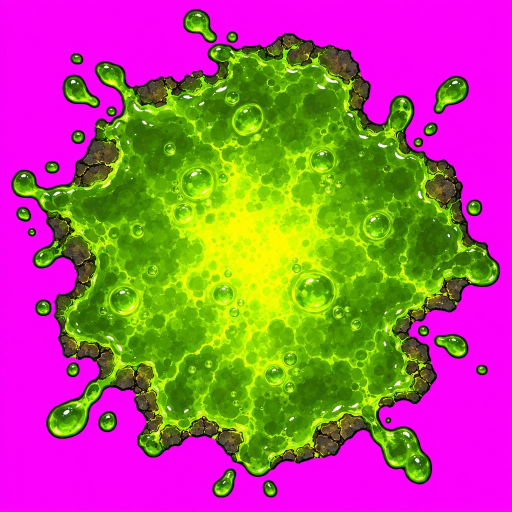
#> input picture build_tools/dungeons/granary_src/toxic_pool.jpg, 1024 x 1024 px (shown at 1/2 size)
$ python build_granary_star5.py
#> lines starting #> are read from the running program, lines starting #| are printed output that depends on the picture; after the words box and inside, x2 and y2 are one past the last pixel; in counts of white or black regions, pixels touching at a corner belong together
### build_tools/dungeons/gkit.py
"""Shared helpers for the dungeon art kit builders (Old Granary Cellar first).

Everything here works on float32 numpy images.

* Chroma key: the paintings are made on flat pure green (about RGB 5,250,4).
  Alpha is estimated from the green excess, colour is un-mixed from the green
  (so no green fringe survives), the image is area-downsampled in
  premultiplied space, then alpha is cut to binary 0/255 and RGB is zeroed
  under alpha 0.
* Iso projection: a top-down square texture is mapped onto the 64x32 board
  diamond (top tip = texture corner (0,0), +x runs to the right tip).
"""
from __future__ import annotations

import json
import os

import cv2
import numpy as np
from PIL import Image

GREEN = np.array([5.0, 250.0, 4.0], np.float32)
HERE = os.path.dirname(os.path.abspath(__file__))
REPO = os.path.abspath(os.path.join(HERE, "..", ".."))
# Dungeon id -> its folder of chosen source paintings (next to this file).
DUNGEONS = {"old_granary_cellar": "granary_src", "frostspire_archive": "frostspire_src", "saltmaw_grotto": "saltmaw_src", "drowned_abbey": "abbey_src", "heart_of_the_blight": "blight_src"}
# GKIT_OUT_ROOT redirects every builder's output (used by check_granary_repro.py).
OUT_ROOT = os.environ.get("GKIT_OUT_ROOT") or os.path.join(REPO, "art", "pc", "dungeons")
DUNGEON = "old_granary_cellar"
SRC = os.path.join(HERE, "granary_src")
OUT = os.path.join(OUT_ROOT, DUNGEON)


def use(dungeon: str) -> None:
    """Point SRC/OUT (and so load_rgb, rel and every builder) at one dungeon."""
    global DUNGEON, SRC, OUT
    DUNGEON = dungeon
    SRC = os.path.join(HERE, DUNGEONS[dungeon])
    OUT = os.path.join(OUT_ROOT, dungeon)


# Open-world monster kits (package Z1): sources and output per level zone.
WORLD_ZONES = {"stoneford": "stoneford_src"}
WORLD_OUT_ROOT = os.environ.get("GKIT_WORLD_OUT_ROOT") or os.path.join(REPO, "art", "pc", "world")


# [6 lines left out: function use_world, not called in this run]


def load_rgb(name: str) -> np.ndarray:
    path = name if os.path.isabs(name) else os.path.join(SRC, name)
    return np.asarray(Image.open(path).convert("RGB"), np.float32)


# [25 lines left out: function key_green, not called in this run]


MAGENTA = np.array([249.0, 3.0, 250.0], np.float32)


def key_magenta(rgb: np.ndarray, lo: float = 18.0, hi: float = 200.0) -> np.ndarray:
    """Like key_green, for paintings on flat magenta (used where the piece itself is green)."""
    r, g, b = rgb[..., 0], rgb[..., 1], rgb[..., 2]
    ex = np.minimum(r, b) - g
    a = 1.0 - np.clip((ex - lo) / (hi - lo), 0.0, 1.0)
    a = a.astype(np.float32)
    safe = np.maximum(a, 1e-3)[..., None]
    fg = np.clip((rgb - (1.0 - a[..., None]) * MAGENTA) / safe, 0, 255)
    near = cv2.dilate((a < 0.5).astype(np.uint8), np.ones((5, 5), np.uint8)) > 0
    near |= a < 0.999
    spill = np.maximum(np.minimum(fg[..., 0], fg[..., 2]) - fg[..., 1] - 10.0, 0.0)
    fg[..., 0] = np.where(near, fg[..., 0] - spill, fg[..., 0])
    fg[..., 2] = np.where(near, fg[..., 2] - spill, fg[..., 2])
    out = np.zeros(rgb.shape[:2] + (4,), np.float32)
    out[..., :3] = fg / 255.0 * a[..., None]
    out[..., 3] = a
    return out


# [12 lines left out: function despill_magenta, not called in this run]


def key_auto(rgb: np.ndarray) -> np.ndarray:
    c = rgb[:8, :8].reshape(-1, 3).mean(0)
    return key_magenta(rgb) if c[0] > 150 and c[2] > 150 and c[1] < 80 else key_green(rgb)


def clean_alpha(prem: np.ndarray, min_island: int = 400, fill_holes: int = 60) -> np.ndarray:
    """Drop small floating islands and fill pin holes (source resolution)."""
    a = (prem[..., 3] > 0.5).astype(np.uint8)
    n, lab, stats, _ = cv2.connectedComponentsWithStats(a, 8)
    keep = np.zeros(n, bool)
    for i in range(1, n):
        keep[i] = stats[i, cv2.CC_STAT_AREA] >= min_island
    mask = keep[lab]
    out = prem.copy()
    out[~mask] = 0
    if fill_holes:
        inv = (~mask).astype(np.uint8)
        n2, lab2, st2, _ = cv2.connectedComponentsWithStats(inv, 4)
        for i in range(1, n2):
            if st2[i, cv2.CC_STAT_AREA] < fill_holes:
                hole = lab2 == i
                blur = cv2.blur(out, (7, 7))
                wa = np.maximum(blur[..., 3:4], 1e-3)
                out[hole] = np.concatenate([blur[..., :3][hole] / wa[hole], np.ones((hole.sum(), 1), np.float32)], 1)
    return out


# [12 lines left out: functions crop_bbox, resize_prem, not called in this run]


def binarize(prem: np.ndarray, thr: float = 0.5) -> np.ndarray:
    """Premultiplied float -> straight uint8 RGBA with alpha 0/255, RGB 0 under 0."""
    a = prem[..., 3]
    on = a >= thr
    rgb = prem[..., :3] / np.maximum(a, 1e-4)[..., None]
    rgb = np.clip(rgb * 255.0 + 0.5, 0, 255).astype(np.uint8)
    out = np.zeros(prem.shape[:2] + (4,), np.uint8)
    out[..., :3] = np.where(on[..., None], rgb, 0)
    out[..., 3] = np.where(on, 255, 0)
    return out


def save_png(path: str, rgba: np.ndarray) -> None:
    os.makedirs(os.path.dirname(path), exist_ok=True)
    Image.fromarray(rgba).save(path, optimize=True)


def grade(prem: np.ndarray, mul=(1.0, 1.0, 1.0), sat: float = 1.0, gamma: float = 1.0) -> np.ndarray:
    """Colour grade a premultiplied image in straight space."""
    a = prem[..., 3:4]
    rgb = prem[..., :3] / np.maximum(a, 1e-4)
    lum = (rgb * np.array([0.299, 0.587, 0.114], np.float32)).sum(-1, keepdims=True)
    rgb = lum + (rgb - lum) * sat
    rgb = np.clip(rgb, 0, 1) ** gamma
    rgb = rgb * np.array(mul, np.float32)
    return np.concatenate([np.clip(rgb, 0, 1) * a, a], -1)


# ---------------------------------------------------------------- iso tiles

# [33 lines left out: functions diamond_mask, project_square, not called in this run]


def rel(path: str) -> str:
    return os.path.relpath(path, OUT).replace(os.sep, "/")


# [5 lines left out: function write_json, not called in this run]

### build_tools/dungeons/fx_kit.py
"""Shared builders for small effect pieces: one-cell floor hazard decals (the Granary's
toxic pool, the Frostspire frost patch) and projectile / impact sprites cut from a 2x2
sheet. Defaults are the Granary's; its output must stay byte-identical.
"""
import os

import cv2
import numpy as np

import gkit
from board_kit import addglow


def path(rel, two=False):
    d, f = os.path.split(rel)
    return os.path.join(gkit.OUT, d, "_2x", f) if two else os.path.join(gkit.OUT, rel)


def cell_decal(src, rel, grade=None, inset=0.93, lo=0.45, span=0.35, glow_col=(0.5, 1.0, 0.15), gain=(5, 3.2, 1.5, 0.8),
               min_island=40, bright_fn=None):
    """A top-down painting on a key colour -> a 64x32 (128x64 _2x) cell decal plus a 96x56 additive glow.
    Returns (file, glow_file)."""
    rgb = gkit.load_rgb(src)
    prem = gkit.clean_alpha(gkit.key_auto(rgb), min_island=min_island)
    if grade:
        prem = gkit.grade(prem, **grade)
    prem = cv2.resize(prem, (768, 768), interpolation=cv2.INTER_AREA)
    if bright_fn is None:
        lum = rgb.mean(-1) / 255.0
        bright = np.clip((lum - lo) / span, 0, 1).astype(np.float32)
    else:
        bright = bright_fn(rgb / 255.0).astype(np.float32)
    bright = cv2.resize(bright, (768, 768), interpolation=cv2.INTER_AREA) * prem[..., 3]
    grel = rel.replace(".png", "_glow.png")
    for k, two in ((1, False), (2, True)):
        W, H = 64 * k, 32 * k
        ss = 4
        ys, xs = np.mgrid[0:H * ss, 0:W * ss].astype(np.float32) + 0.5
        px = (xs - W * ss / 2) / (W * ss / 2)
        py = ys / (H * ss / 2)
        # Slight inset so the splashes stay inside the cell diamond.
        s = ((px + py) / 2.0 - 0.5) * inset + 0.5
        t = ((py - px) / 2.0 - 0.5) * inset + 0.5
        mx = (np.clip(s, 0, 1) * 767).astype(np.float32)
        my = (np.clip(t, 0, 1) * 767).astype(np.float32)
        big = cv2.remap(prem, mx, my, cv2.INTER_LINEAR, borderMode=cv2.BORDER_CONSTANT, borderValue=0)
        big[(s < 0) | (s > 1) | (t < 0) | (t > 1)] = 0
        im = gkit.binarize(cv2.resize(big, (W, H), interpolation=cv2.INTER_AREA))
        gkit.save_png(path(rel, two), im)
        gb = cv2.remap(bright, mx, my, cv2.INTER_LINEAR, borderMode=cv2.BORDER_CONSTANT, borderValue=0)
        gs = cv2.resize(gb, (W, H), interpolation=cv2.INTER_AREA)
        can = np.zeros((56 * k, 96 * k), np.float32)
        oy = 12 * k
        can[oy:oy + H, 16 * k:16 * k + W] = gs
        g = np.clip(cv2.GaussianBlur(can, (0, 0), gain[0] * k) * gain[1] + cv2.GaussianBlur(can, (0, 0), gain[2] * k) * gain[3], 0, 1)
        gkit.save_png(path(grel, two), addglow(g, glow_col))
    return rel, grel


def projectile_sheet(src, specs, source_rel):
    """Cut sprites from a 2x2 sheet. specs: list of dicts with
    id, quad (qx, qy), size (1x width), kind ('projectile' | 'impact_effect'), star (None | 5),
    note, keep_main (bool), dust_fix (bool: pull leftover key tint to grey-brown), glow_col (or None).
    Returns the manifest entries."""
    rgb = gkit.load_rgb(src)
    prem = gkit.key_auto(rgb)
    H, W = rgb.shape[:2]
    out_entries = []
    for sp in specs:
        pid = sp["id"]
        qx, qy = sp["quad"]
        if sp.get("box"):  # optional explicit source box (x0, y0, x1, y1) px, for items that cross the sheet's half-lines
            bx0, by0, bx1, by1 = sp["box"]
            q = prem[by0:by1, bx0:bx1].copy()
        else:
            q = prem[qy * H // 2:(qy + 1) * H // 2, qx * W // 2:(qx + 1) * W // 2].copy()
        a = (q[..., 3] > 0.5).astype(np.uint8)
        n, lab, st, _ = cv2.connectedComponentsWithStats(a, 8)
        if sp.get("keep_main", True):
            main = 1 + int(np.argmax(st[1:, 4]))
            q[lab != main] = 0
        else:
            q = gkit.clean_alpha(q, min_island=sp.get("min_island", 6), fill_holes=0)
            if sp.get("dust_fix"):
                # Leftover magenta tint in the soft dust: pull those pixels to the dust's grey-brown.
                a3 = np.maximum(q[..., 3:4], 1e-4)
                c = q[..., :3] / a3
                pink = (c[..., 0] > c[..., 1] + 0.02) & (c[..., 2] > c[..., 1] - 0.03)
                lum = c.mean(-1, keepdims=True)
                dust = lum * np.array(sp.get("dust_col", [1.12, 1.0, 0.84]), np.float32)
                c = np.where(pink[..., None], np.clip(dust, 0, 1), c)
                q[..., :3] = c * a3
        star = sp.get("star") == 5
        rel = ("star5/" if star else "") + "board/projectiles/%s.png" % pid
        crop, _ = gkit.crop_bbox(q, pad=6)
        out = {}
        glow_col = sp.get("glow_col")
        gsize = sp.get("glow_size", 40)
        for k, two in ((1, False), (2, True)):
            tw = sp["size"] * k
            th = max(2, int(round(crop.shape[0] * tw / crop.shape[1])))
            im = gkit.binarize(gkit.resize_prem(crop, tw, th))
            m = 2 * k
            can = np.zeros((th + 2 * m, tw + 2 * m, 4), np.uint8)
            can[m:m + th, m:m + tw] = im
            gkit.save_png(path(rel, two), can)
            out[k] = [can.shape[1], can.shape[0]]
            if glow_col:
                gw = max(gsize, can.shape[1] // k + 16) * k if sp.get("glow_fit") else gsize * k
                gh = max(gsize, can.shape[0] // k + 16) * k if sp.get("glow_fit") else gsize * k
                gc = np.zeros((gh, gw), np.float32)
                al = (can[..., 3] > 0).astype(np.float32)
                y0 = (gh - can.shape[0]) // 2
                x0 = (gw - can.shape[1]) // 2
                gc[y0:y0 + can.shape[0], x0:x0 + can.shape[1]] = al
                g = np.clip(cv2.GaussianBlur(gc, (0, 0), 3 * k) * 1.5 + cv2.GaussianBlur(gc, (0, 0), 8 * k) * 1.4, 0, 1)
                gkit.save_png(path(rel.replace(".png", "_glow.png"), two), addglow(g, glow_col))
                out["g%d" % k] = [gw, gh]
        e = {"id": pid, "kind": sp.get("kind", "projectile"), "star": 5 if star else None,
             "file": rel, "file_2x": os.path.dirname(rel) + "/_2x/" + os.path.basename(rel),
             "size": out[1], "size_2x": out[2],
             "anchor": "centred: draw with the image centre on the flight point (projectile) or the hit point (puff)",
             "source": source_rel}
        if sp.get("note_first"):
            e["note"] = sp["note"]
        if glow_col:
            e["glow"] = rel.replace(".png", "_glow.png")
            e["glow_2x"] = os.path.dirname(rel) + "/_2x/" + os.path.basename(rel).replace(".png", "_glow.png")
            e["glow_size"] = out["g1"]
        if not sp.get("note_first"):
            e["note"] = sp["note"]
        out_entries.append(e)
    return out_entries

### build_tools/dungeons/board_kit.py
"""Generic combat-board kit builder (floor tiles, glowing pads, props, floor decals, backdrops).

One `Board` per dungeon; the per-dungeon scripts (build_granary_board.py,
build_frostspire_board.py) only hold the piece list and the numbers. The
defaults here are the Old Granary Cellar's, and the Granary output must stay
byte-identical (check_granary_repro.py).

Board math is board_view.gd / BoardVisualSort: cell centre
cell_to_local(x, y) = ((x - y) * 32, (x + y) * 16), 64x32 diamonds.

* Floor tiles: top-down slab paintings mapped onto the 64x32 diamond
  (and 128x64 for the 2x master). Each slab is cropped on its painted grout
  line, so neighbouring tiles share a full grout line and tile seamlessly.
  Draw like KoliseoArt full-bleed tiles: centred on the cell centre.
* Props: chroma-keyed paintings, image bottom-centre on the south tip of the
  south-most footprint cell (tile.gd `_paint_prop`).
* Decals (drain grate, rune circle): full footprint-diamond canvas, ground layer.
* Glows: additive RGB, binary alpha, black elsewhere.
* Backdrops: the room shell painting, affinely fitted so its painted key-colour
  floor matches the NxN board diamond, with the board diamond cut out (alpha 0)
  and the dark surround keyed out.
"""
import os

import cv2
import numpy as np

import gkit

WARM = (1.0, 0.66, 0.2)


# [6 lines left out: function key_excess, not called in this run]


def keyer(key):
    return gkit.key_magenta if key == "magenta" else gkit.key_green


def addglow(gray, col):
    g8 = np.clip(gray[..., None] * np.array(col, np.float32) * 255 + 0.5, 0, 255).astype(np.uint8)
    on = g8.max(-1) >= 3
    out = np.zeros(gray.shape + (4,), np.uint8)
    out[..., :3] = np.where(on[..., None], g8, 0)
    out[..., 3] = np.where(on, 255, 0)
    return out


# [42 lines left out: functions grout_crop, fit_floor_corners, not called in this run]


class Board:
    # [5 lines left out: function __init__, not called in this run]

    def _path(self, sub, part, name):
        return os.path.join(self.dir, part, sub, name) if sub else os.path.join(self.dir, part, name)

    # ------------------------------------------------------------ tiles
    # [260 lines left out: functions tile, pad_glow, prop, decal, extend_floor, backdrop, not called in this run]

    def write_meta(self, name):
        gkit.write_json(os.path.join(gkit.HERE, name), self.META)

### build_tools/dungeons/build_granary_star5.py
"""Star-5 (radioactive) extras for the Old Granary Cellar: the toxic pool floor decal
(left behind by the Radioactive Ratking) and the Sling Rat projectiles.

Outputs under art/pc/dungeons/old_granary_cellar/:
  star5/board/toxic_pool.png (64x32), _2x/ (128x64), toxic_pool_glow.png (96x56 add)
  board/projectiles/sling_pebble.png, sling_seed.png, sling_impact_puff.png (+ _2x)
  star5/board/projectiles/sling_pebble_radioactive.png (+ _glow, + _2x)
The cutting code is shared (fx_kit.py).
"""
import os
import sys

sys.path.insert(0, os.path.dirname(os.path.abspath(__file__)))
import gkit  # noqa: E402
import fx_kit  # noqa: E402

META = {"decals": [], "glows": [], "projectiles": []}
SRC_REL = "build_tools/dungeons/granary_src/sling_projectiles.jpg"


def toxic_pool():
    fx_kit.cell_decal("toxic_pool.jpg", "star5/board/toxic_pool.png", grade={"mul": (0.86, 0.86, 0.8), "sat": 0.82})
    META["decals"].append({
        "id": "toxic_pool", "kind": "floor_decal", "star": 5, "blocks": False, "walkable": True,
        "file": "star5/board/toxic_pool.png", "file_2x": "star5/board/_2x/toxic_pool.png",
        "size": [64, 32], "size_2x": [128, 64], "footprint_size": [1, 1],
        "anchor": "image centre = cell centre (cell_to_local), same as a floor tile; draw on the ground layer over the floor tile",
        "note": "left behind by the Radioactive Ratking (his star-5 special); fade it in over ~0.3 s and out when it expires",
        "source": "build_tools/dungeons/granary_src/toxic_pool.jpg",
    })
    META["glows"].append({
        "id": "toxic_pool_glow", "for": "toxic_pool", "blend": "add", "star": 5,
        "file": "star5/board/toxic_pool_glow.png", "file_2x": "star5/board/_2x/toxic_pool_glow.png",
        "size": [96, 56], "size_2x": [192, 112],
        "anchor": "image centre = cell centre + (0, -4) at 1x (draw at cell_to_local - (48, 32)); pulse modulate 0.6..1.0",
    })


def projectiles():
    sling = "sling stone; fly it on a shallow arc (peak ~24 px) from the release point to the target, spin it ~720 deg/s; sling_seed is an alternative (grain-hard seed) ammo"
    specs = [
        {"id": "sling_pebble", "quad": (0, 0), "size": 12, "note": sling},
        {"id": "sling_seed", "quad": (1, 0), "size": 11, "note": sling},
        {"id": "sling_impact_puff", "quad": (0, 1), "size": 44, "kind": "impact_effect", "keep_main": False, "dust_fix": True,
         "note": "one-shot puff: scale 0.6 -> 1.2 and fade alpha 1 -> 0 over ~0.25 s at the target's chest (about 40 px above the cell centre at board scale)"},
        {"id": "sling_pebble_radioactive", "quad": (1, 1), "size": 13, "star": 5, "glow_col": (0.5, 1.0, 0.15),
         "note": "radioactive pebble for the star-5 Radioactive Sling Rat; draw its glow (add) centred on it; may leave a toxic_pool on impact"},
    ]
    META["projectiles"].extend(fx_kit.projectile_sheet("sling_projectiles.jpg", specs, SRC_REL))


def build():
    gkit.use("old_granary_cellar")
    for v in META.values():
        v.clear()
    toxic_pool()
#> in key_auto, `c = rgb[:8, :8].reshape(-1, 3).mean(0)`: c = [249.5, 3, 250]
#> in key_magenta, `near = cv2.dilate((a < 0.5).astype(np.uint8), np.ones((5, 5), np.uint8..`:
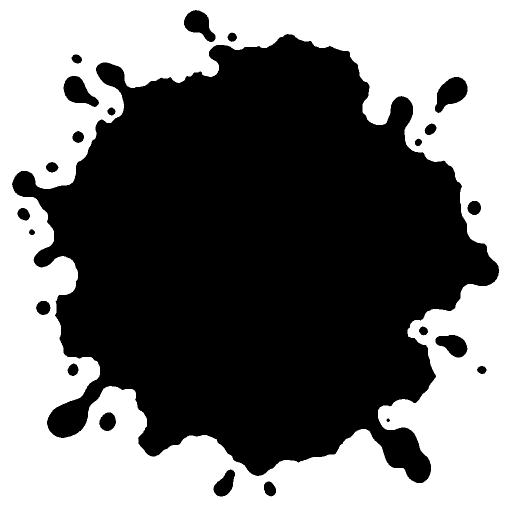
#> near: shape (1024, 1024) bool (shown at 1/2 size); 46.2% white; 1 white region, box (x1, y1, x2, y2) and area: (0, 0, 1024, 1024) 484368
#> in clean_alpha, `n, lab, stats, _ = cv2.connectedComponentsWithStats(a, 8)`:
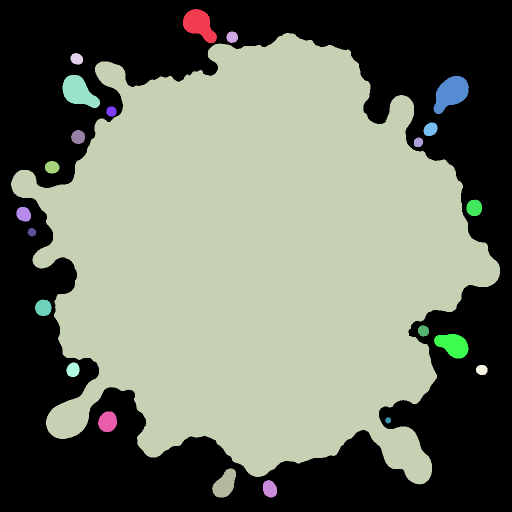
#> lab: shape (1024, 1024) int32 (shown at 1/2 size); 24 distinct labels, from 0 to 23; one colour per label, 0 black
#> in clean_alpha, `n, lab, stats, _ = cv2.connectedComponentsWithStats(a, 8)`: n = 24; stats = 24 rows, first 6: [0, 0, 1024, 1024, 467203], [366, 18, 68, 68, 2784], [453, 63, 23, 23, 421], [22, 66, 978, 903, 558636], [141, 106, 25, 23, 455], [125, 150, 75, 66, 3029]
#> in clean_alpha, `n2, lab2, st2, _ = cv2.connectedComponentsWithStats(inv, 4)`: n2 = 2; st2 = [[22, 18, 978, 977, 581373], [0, 0, 1024, 1024, 467203]]
#> after the loop in cell_decal, `for k, two in ((1, False), (2, True)):`:
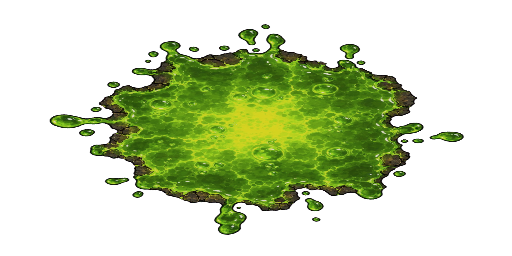
#> big: shape (256, 512, 4) float32; mean R, G, B, A 0.117, 0.166, 0.032, 0.32; transparent parts drawn white
#> after the loop in cell_decal, `for k, two in ((1, False), (2, True)):`:
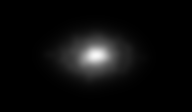
#> g: shape (112, 192) float32; min 0, max 0.978, mean 0.0459
#> after the loop in cell_decal, `for k, two in ((1, False), (2, True)):`:
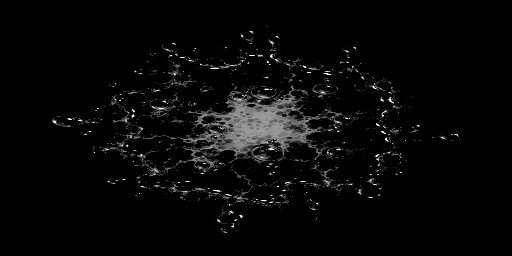
#> gb: shape (256, 512) float32; min 0, max 1, mean 0.0301
#> after the loop in cell_decal, `for k, two in ((1, False), (2, True)):`:
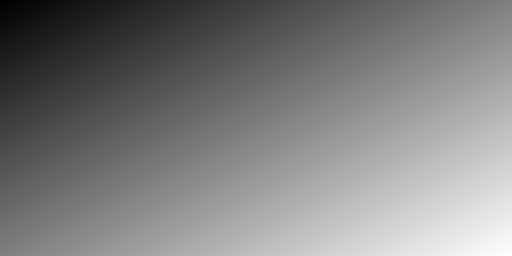
#> s: shape (256, 512) float32; min -0.427, max 1.43, mean 0.5; drawn with min black and max white
#> after the loop in cell_decal, `for k, two in ((1, False), (2, True)):`:
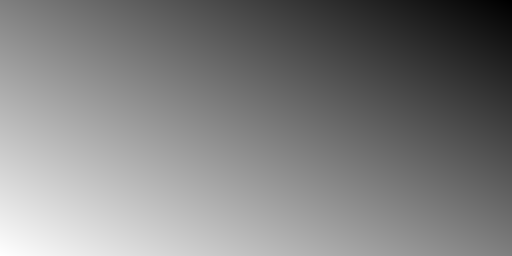
#> t: shape (256, 512) float32; min -0.427, max 1.43, mean 0.5; drawn with min black and max white
    projectiles()
    return META


if __name__ == "__main__":
    import json
#> (the run stopped early here; a loop or call above may not have finished)
